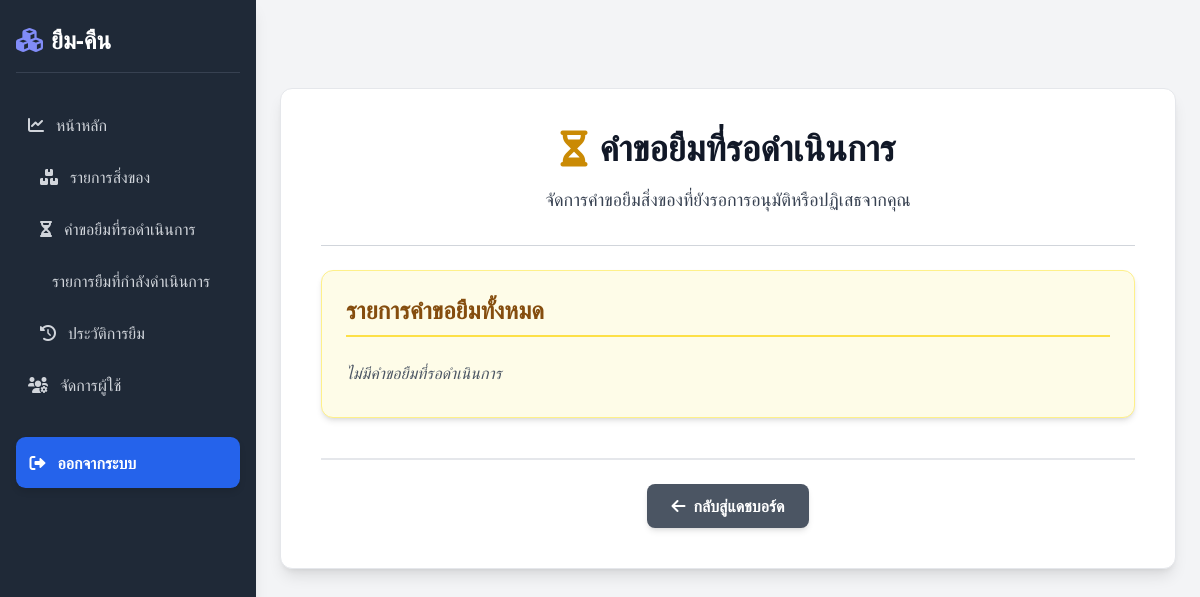
The page /borrowing/pending-loans/ (signed in) on the database as committed earlier.
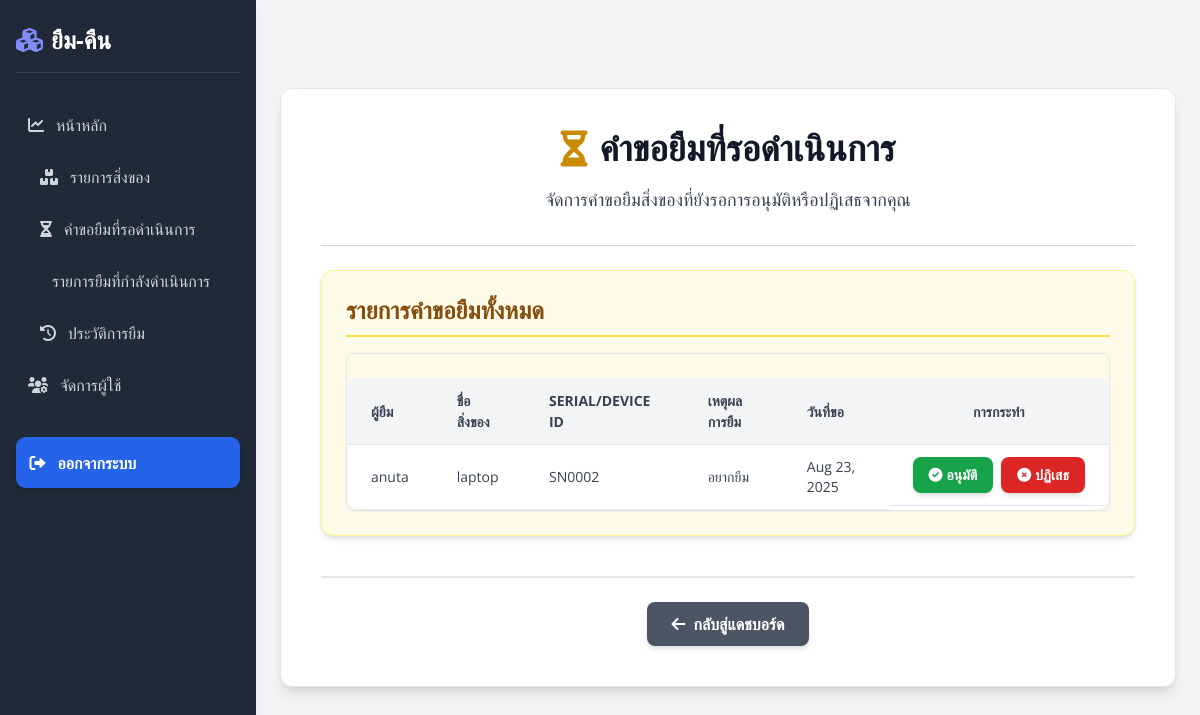
The same page on the database as committed later.
### borrowing/models.py (models this page shows, shortened)
class Loan(models.Model):
    asset = models.ForeignKey(Asset, on_delete=models.CASCADE, verbose_name="อุปกรณ์") # เปลี่ยนจาก item เป็น asset
    borrower = models.ForeignKey(CustomUser, on_delete=models.CASCADE, verbose_name="ผู้ยืม")
    borrow_date = models.DateTimeField(auto_now_add=True, verbose_name="วันที่ยืม")
    due_date = models.DateField(verbose_name="กำหนดคืน") # ใช้ DateField สำหรับวันที่เท่านั้น
    return_date = models.DateTimeField(null=True, blank=True, verbose_name="วันที่คืน")
    STATUS_CHOICES = [
        ('pending', 'รอดำเนินการ'),
        ('approved', 'อนุมัติแล้ว'),
        ('returned', 'คืนแล้ว'),
        ('rejected', 'ถูกปฏิเสธ'),
        ('overdue', 'เกินกำหนด'),
    ]
    status = models.CharField(max_length=20, choices=STATUS_CHOICES, default='pending', verbose_name="สถานะ")
    reason = models.TextField(blank=True, verbose_name="เหตุผลการยืม") # เพิ่มฟิลด์เหตุผลการยืม
    class Meta:
        verbose_name = "รายการยืม"
        verbose_name_plural = "รายการยืม"
        ordering = ['-borrow_date']

class Asset(models.Model):
    item = models.ForeignKey(Item, on_delete=models.CASCADE, related_name='assets', verbose_name="ประเภทสิ่งของ")
    serial_number = models.CharField(max_length=255, blank=True, null=True, unique=True, verbose_name="หมายเลขซีเรียล")
    device_id = models.CharField(max_length=255, blank=True, null=True, unique=True, verbose_name="ID อุปกรณ์")
    location = models.CharField(max_length=255, blank=True, null=True, verbose_name="ตำแหน่ง")
    condition = models.CharField(max_length=255, blank=True, null=True, verbose_name="สภาพ")
    STATUS_CHOICES = [
        ('available', 'พร้อมใช้งาน'),
        ('on_loan', 'กำลังถูกยืม'),
        ('maintenance', 'บำรุงรักษา'),
        ('retired', 'ปลดระวาง'),
    ]
    status = models.CharField(max_length=20, choices=STATUS_CHOICES, default='available', verbose_name="สถานะ")
    class Meta:
        verbose_name = "อุปกรณ์"
        verbose_name_plural = "อุปกรณ์"

class Item(models.Model):
    organization = models.ForeignKey(Organization, on_delete=models.CASCADE, verbose_name="องค์กร")
    name = models.CharField(max_length=255, verbose_name="ชื่อประเภทสิ่งของ")
    description = models.TextField(blank=True, verbose_name="รายละเอียด")
    total_quantity = models.IntegerField(default=0, verbose_name="จำนวนทั้งหมด")
    available_quantity = models.IntegerField(default=0, verbose_name="จำนวนที่เหลืออยู่")
    image = models.ImageField(upload_to='item_images/', blank=True, null=True, verbose_name="รูปภาพสิ่งของ")
    item_type = models.CharField(max_length=100, blank=True, null=True, verbose_name="ประเภทสิ่งของ")
    added_at = models.DateTimeField(auto_now_add=True, verbose_name="วันที่เพิ่ม")
    class Meta:
        verbose_name = "ประเภทสิ่งของ"
        verbose_name_plural = "ประเภทสิ่งของ"
        unique_together = ('organization', 'name')

### users/models.py (models this page shows, shortened)
class CustomUser(AbstractUser):
    organization = models.ForeignKey(Organization, on_delete=models.SET_NULL, null=True, blank=True, verbose_name="องค์กร")
    is_org_admin = models.BooleanField(default=False, verbose_name="ผู้ดูแลองค์กร")
    is_platform_admin = models.BooleanField(default=False, verbose_name="ผู้ดูแลแพลตฟอร์ม")
    phone_number = models.CharField(max_length=20, blank=True, null=True)
    class Meta:
        verbose_name = "ผู้ใช้งาน"
        verbose_name_plural = "ผู้ใช้งาน"

### borrowing/views.py (the view)
# urls.py: path('pending-loans/', views.pending_loans_view, name='pending_loans_view'),
@login_required
def pending_loans_view(request):
    if not request.user.is_org_admin:
        messages.error(request, "คุณไม่มีสิทธิ์เข้าถึงหน้านี้")
        return redirect('dashboard')
    pending_loans = Loan.objects.filter(asset__item__organization=request.user.organization, status='pending').order_by('-borrow_date')
    context = {
        'pending_loans': pending_loans,
    }
    return render(request, 'borrowing/pending_loans.html', context)

### users/context_processors.py (called while the page is built)
def unread_notifications_count(request):
    if request.user.is_authenticated:
        count = Notification.objects.filter(user=request.user, is_read=False).count()
        return {'unread_notifications_count': count}
    return {'unread_notifications_count': 0} # หากผู้ใช้ยังไม่ได้ล็อกอิน ให้ส่ง 0

### borrowing/templates/borrowing/pending_loans.html (shortened to what this page needs)
{% extends 'users/base.html' %}
{% block content %}
<div class="bg-white p-6 md:p-8 lg:p-10 rounded-xl shadow-lg max-w-5xl mx-auto my-8 border border-gray-200">
    <h1 class="text-3xl md:text-4xl font-extrabold text-gray-900 mb-4 text-center flex items-center justify-center gap-x-3">
        <i class="fas fa-hourglass-half text-yellow-600"></i> คำขอยืมที่รอดำเนินการ
    </h1>
    <p class="text-gray-700 mb-8 text-center text-lg max-w-2xl mx-auto">จัดการคำขอยืมสิ่งของที่ยังรอการอนุมัติหรือปฏิเสธจากคุณ</p>
    <hr class="my-6 border-gray-300">
    <div class="mb-10 p-6 bg-yellow-50 rounded-xl shadow-md border border-yellow-200">
        <h2 class="text-2xl font-bold text-yellow-800 mb-4 border-b-2 pb-2 border-yellow-300 flex items-center gap-x-2">
            รายการคำขอยืมทั้งหมด
        </h2>
        {% if pending_loans %}
            <div class="overflow-x-auto rounded-lg border border-gray-200 shadow-sm">
                <table class="min-w-full bg-white">
                    <thead>
                        <tr class="bg-gray-100 text-gray-700 uppercase text-sm leading-normal font-bold">
                            <th class="py-3 px-6 text-left">ผู้ยืม</th>
                            <th class="py-3 px-6 text-left">ชื่อสิ่งของ</th>
                            <th class="py-3 px-6 text-left">Serial/Device ID</th>
                            <th class="py-3 px-6 text-left">เหตุผลการยืม</th>
                            <th class="py-3 px-6 text-left">วันที่ขอ</th>
                            <th class="py-3 px-6 text-center">การกระทำ</th>
                        </tr>
                    </thead>
                    <tbody class="text-gray-700 text-sm divide-y divide-gray-100">
                        {% for loan in pending_loans %}
                            <tr class="hover:bg-gray-50 transition duration-150 ease-in-out">
                                <td class="py-3 px-6 text-left whitespace-nowrap">{{ loan.borrower.username }}</td>
                                <td class="py-3 px-6 text-left">{{ loan.asset.item.name }}</td>
                                <td class="py-3 px-6 text-left">{{ loan.asset.serial_number|default:loan.asset.device_id|default:"-" }}</td>
                                <td class="py-3 px-6 text-left max-w-xs whitespace-normal">{{ loan.reason|default:"-" }}</td>
                                <td class="py-3 px-6 text-left">{{ loan.borrow_date|date:"M d, Y" }}</td>
                                <td class="py-3 px-6 text-center flex justify-center items-center space-x-2">
                                    <a href="{% url 'approve_loan' loan.id %}" class="bg-green-600 hover:bg-green-700 text-white text-sm font-semibold py-2 px-4 rounded-lg transition duration-300 transform hover:scale-105 shadow-md flex items-center">
                                        <i class="fas fa-check-circle mr-1"></i> อนุมัติ
                                    </a>
                                    <a href="{% url 'reject_loan' loan.id %}" class="bg-red-600 hover:bg-red-700 text-white text-sm font-semibold py-2 px-4 rounded-lg transition duration-300 transform hover:scale-105 shadow-md flex items-center">
                                        <i class="fas fa-times-circle mr-1"></i> ปฏิเสธ
                                    </a>
                                </td>
                            </tr>
                        {% endfor %}
                    </tbody>
                </table>
            </div>
        {% else %}
            <p class="text-gray-600 italic py-2">ไม่มีคำขอยืมที่รอดำเนินการ</p>
        {% endif %}
    </div>
    <div class="mt-8 pt-6 border-t-2 border-gray-200 flex flex-wrap gap-4 justify-center">
        <a href="{% url 'dashboard' %}" class="bg-gray-600 hover:bg-gray-700 text-white font-semibold py-2.5 px-6 rounded-lg transition duration-300 transform hover:scale-105 shadow-md flex items-center">
            <i class="fas fa-arrow-left mr-2"></i> กลับสู่แดชบอร์ด
        </a>
    </div>
</div>
{% endblock content %}

Rows that differ between the two databases and show on the page:
added Loan: borrower.username "anuta", asset.item.name "laptop", asset.serial_number "SN0002", reason "อยากยืม", borrow_date "Aug 23, 2025"
Other text that changed with them:
text no longer shown: "ไม่มีคำขอยืมที่รอดำเนินการ"
text now shown: "ผู้ยืม ชื่อสิ่งของ SERIAL/DEVICE ID เหตุผลการยืม วันที่ขอ การกระทำ"
